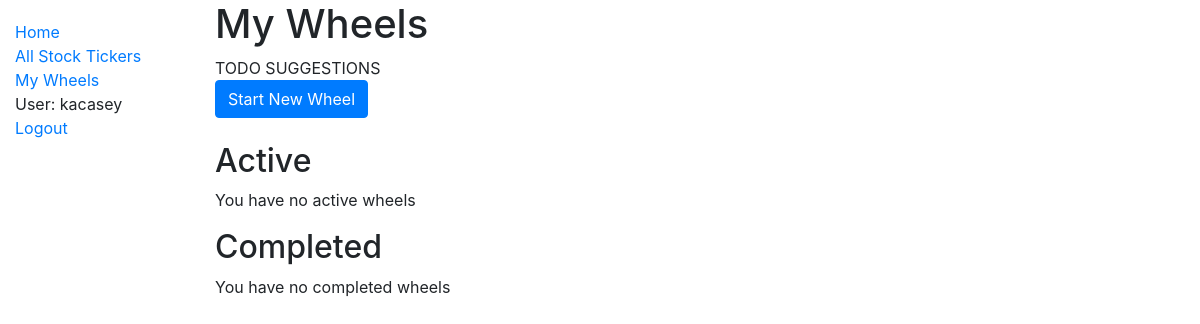
The page /catalog/wheels/ (signed in) on the database as committed earlier.
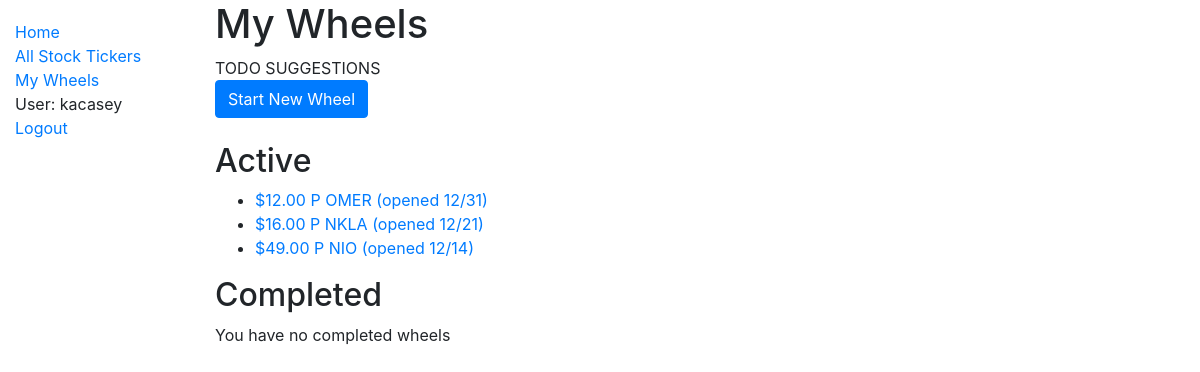
The same page on the database as committed later.
### catalog/models.py (models this page shows, shortened)
class OptionWheel(models.Model):
    user = models.ForeignKey(
        settings.AUTH_USER_MODEL,
        on_delete=models.CASCADE,
    )
    stock_ticker = models.ForeignKey(
        'StockTicker',
        on_delete=models.CASCADE,
    )
    quantity = models.IntegerField(default=1)
    is_active = models.BooleanField()
    total_profit = models.DecimalField(max_digits=12, decimal_places=2, default=None, null=True)
    total_days_active = models.IntegerField(default=None, null=True)
    collatoral = models.DecimalField(max_digits=12, decimal_places=2, default=None, null=True)
    def get_first_option_purchase(self):
        return OptionPurchase.objects.filter(option_wheel=self.id).first()
    def get_open_date(self):
        first = self.get_first_option_purchase()
        if first:
            return first.purchase_date.date()
        return datetime.min.date()
    def __str__(self):
        first_option_purchase = self.get_first_option_purchase()
        quantity_str = f"({self.quantity}X) " if self.quantity > 1 else ""
        if first_option_purchase is None:
            return f"{quantity_str}{str(self.stock_ticker)}"
        strike = first_option_purchase.strike
        call_or_put = first_option_purchase.call_or_put
        open_date = first_option_purchase.purchase_date.strftime('%m/%d')
        return f"{quantity_str}${strike} {call_or_put} {str(self.stock_ticker)} (opened {open_date})"
    def get_absolute_url(self):
        return reverse('wheel-detail', args=[str(self.id)])

class OptionPurchase(models.Model):
    user = models.ForeignKey(
        settings.AUTH_USER_MODEL,
        on_delete=models.CASCADE,
    )
    option_wheel = models.ForeignKey(
        'OptionWheel',
        on_delete=models.CASCADE,
    )
    purchase_date = models.DateTimeField()
    expiration_date = models.DateField()
    strike = models.DecimalField(max_digits=12, decimal_places=2)
    price_at_date = models.DecimalField(max_digits=12, decimal_places=2)
    premium = models.DecimalField(max_digits=12, decimal_places=2)
    class CallOrPut(models.TextChoices):
        CALL = 'C', _('Call')
        PUT = 'P', _('Put')
    call_or_put = models.CharField(
        max_length=1,
        choices=CallOrPut.choices,
        default=CallOrPut.PUT,
    )

class StockTicker(models.Model):
    name = models.CharField(max_length=200, help_text='Enter a ticker, like TSLA.', unique=True)
    class StockRecommendation(models.TextChoices):
        NONE = 'NO', _('None')
        STABLE = 'ST', _('Stable Choice')
        HIGHVOLATILITY = 'HV', _('High Volatility')
    recommendation = models.CharField(
        max_length=2,
        choices=StockRecommendation.choices,
        default=StockRecommendation.NONE,
    )
    def __str__(self):
        return self.name

### catalog/views.py (the view)
# urls.py: path('wheels/', views.OptionWheelListView.as_view(), name='wheels'),
class OptionWheelListView(LoginRequiredMixin, generic.ListView):
    model = OptionWheel
    context_object_name = 'wheels'
    template_name = 'catalog/optionwheel_list.html'
    def get_queryset(self):
        user = self.request.user
        active = OptionWheel.objects.filter(user=user, is_active=True)
        active_sorted = sorted(active, key=lambda x: x.get_open_date(), reverse=True)
        completed = OptionWheel.objects.filter(user=user, is_active=False)
        completed_sorted = sorted(completed, key=lambda x: x.get_open_date(), reverse=True)
        queryset = {
            'active_wheels': active_sorted,
            'completed_wheels': completed_sorted,
        }
        return queryset

### catalog/templates/catalog/optionwheel_list.html
{% extends "base_generic.html" %}
{% block content %}
  <h1>My Wheels</h1>
  TODO SUGGESTIONS
  <br>
  <a type="button" class="btn btn-primary" href="{% url 'wheel-create' %}">Start New Wheel</a>
  <br>
  <br>
  <h2>Active</h2>
  {% if wheels.active_wheels %}
      <ul>
        {% for wheel in wheels.active_wheels %}
          <li>
            <a href="{{ wheel.get_absolute_url }}">{{ wheel }}</a>
          </li>
        {% endfor %}
      </ul>
  {% else %}
    <p>You have no active wheels</p>
  {% endif %}
  <h2>Completed</h2>
  {% if wheels.completed_wheels %}
      <ul>
        {% for wheel in wheels.completed_wheels %}
          <li>
            <a href="{{ wheel.get_absolute_url }}">{{ wheel }}</a>
          </li>
        {% endfor %}
      </ul>
  {% else %}
    <p>You have no completed wheels</p>
  {% endif %}
{% endblock %}

Rows that differ between the two databases and show on the page:
added OptionWheel: id+quantity+stock_ticker "$12.00 P OMER (opened 12/31)"
added OptionWheel: id+quantity+stock_ticker "$16.00 P NKLA (opened 12/21)"
added OptionWheel: id+quantity+stock_ticker "$49.00 P NIO (opened 12/14)"
Other text that changed with them:
text no longer shown: "You have no active wheels"
